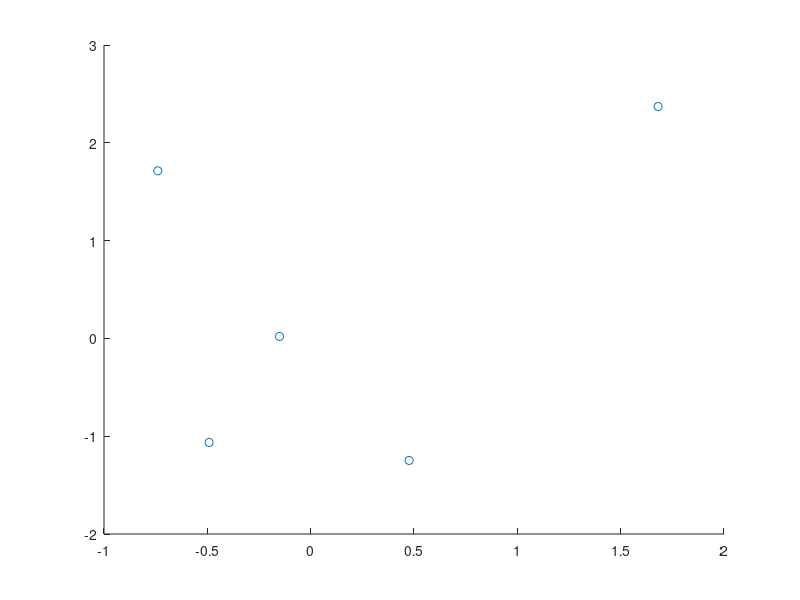

This chart was generated by the following MATLAB code: (Note: this script raises an error after producing the figure.)

data_x = randn(5, 1);
data_y = randn(5, 1);
data = [data_x, data_y];

figure(1)
scatter(data(:, 1), data(:, 2))

itterationCount = 0;

for i=1:1000

    % for j=1:size(data, 2)
    %     data_v = data(:, j);
    % repeat_matrix = [1:(size(data, 1) * size(data, 2)); transpose(size(data, 1) * ones(size(data, 1) * size(data, 2)))];
    repeated_data = repmat(data, [1, 1, size(data, 1)]);

    % repeated_data = reshape(transpose(repelems(data_v, repeat_matrix)), size(data_v, 1), size(data_v, 1));

    duplicate_val_data = zeros(size(repeated_data));
    for i=1:size(data, 1)
        duplicate_val_data(:, :, i) = repmat(data(i, :), size(data, 1), 1);
    end

    h = 10;
    diff_abs = reshape(abs(duplicate_val_data - repeated_data) / h, size(repeated_data, 1) .* size(repeated_data, 3), size(repeated_data, 2));
    diff_matrix = gauss_deriv(diff_abs);

    mean_shift_vector_d = ...
        transpose(sum(diff_matrix .* repmat(data, size(data, 1), 1), 1) ... 
        ./ sum(diff_matrix, 1)) - data;
    % end

    prev_data = data;
    data = data + mean_shift_vector_d;
    data = sort(data, 1);

    % detect if the clusters have reached equilibrium
    threshold_error = 0.00001;
    is_equilibrium = (data - prev_data) < 0.001;

    if sum(sum(is_equilibrium, 1), 1) == size(data_v, 1) * size(data_v, 2)
        itterationCount
        break;
    end

    itterationCount++;
end

hold on
scatter(data(:, 1), data(:, 2), 10, 'red')